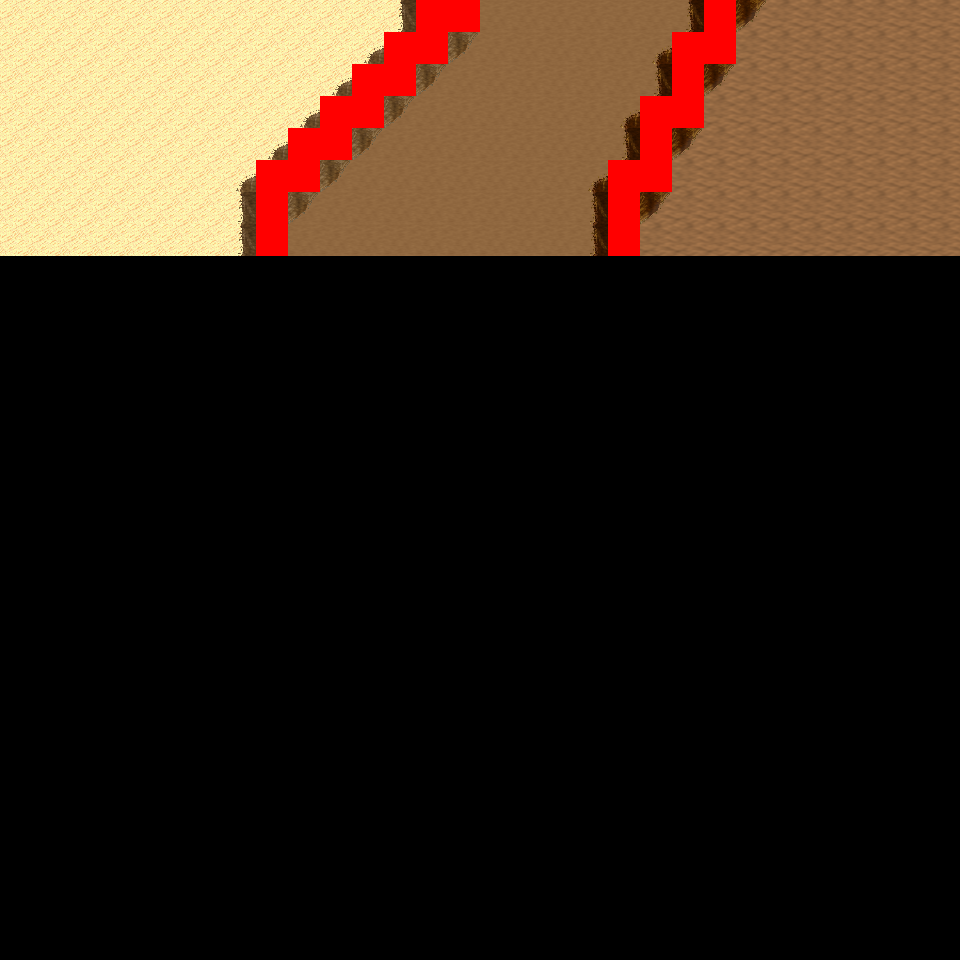

Rendered tile map (Tiled .tmx) drawn with the repository's tilesets; below, a short description and the map source with its tile grids summarised:
An orthogonal 30x30 tile map with 32x32 px tiles, 6 tile layers (Ground, Object, Object2, Above, ...), 12 tilesets and 5 objects (5x mapExit).

<map version="1.0" orientation="orthogonal" renderorder="right-down" width="30" height="30" tilewidth="32" tileheight="32" nextobjectid="6">
  <tileset firstgid="1" name="tileset_logic_collision" tilewidth="32" tileheight="32" tilecount="1" columns="1">
    <image source="../drawable/tileset_logic_collision.png" width="32" height="32" />
  </tileset>
  <tileset firstgid="2" name="tileset_ground_ground" tilewidth="32" tileheight="32" tilecount="33" columns="3">
    <image source="../drawable/tileset_ground_ground.png" width="96" height="352" />
  </tileset>
  <tileset firstgid="35" name="tileset_ground_ridge_earth_pale" tilewidth="32" tileheight="32" tilecount="96" columns="12">
    <image source="../drawable/tileset_ground_ridge_earth_pale.png" width="384" height="256" />
  </tileset>
  <tileset firstgid="131" name="tileset_ground_ridge_earth_dark" tilewidth="32" tileheight="32" tilecount="96" columns="12">
    <image source="../drawable/tileset_ground_ridge_earth_dark.png" width="384" height="256" />
  </tileset>
  <tileset firstgid="227" name="tileset_terrain_desert" tilewidth="32" tileheight="32" tilecount="88" columns="8">
    <image source="../drawable/tileset_terrain_desert.png" width="256" height="352" />
  </tileset>
  <tileset firstgid="315" name="tileset_ground_sand_2" tilewidth="32" tileheight="32" tilecount="15" columns="5">
    <image source="../drawable/tileset_ground_sand_2.png" width="160" height="96" />
  </tileset>
  <tileset firstgid="330" name="tileset_plant_tree_evergreen" tilewidth="32" tileheight="32" tilecount="36" columns="3">
    <image source="../drawable/tileset_plant_tree_evergreen.png" width="96" height="384" />
  </tileset>
  <tileset firstgid="366" name="tileset_plant_cactus_2" tilewidth="32" tileheight="32" tilecount="10" columns="5">
    <image source="../drawable/tileset_plant_cactus_2.png" width="160" height="64" />
  </tileset>
  <tileset firstgid="376" name="tileset_plant_cactus" tilewidth="32" tileheight="32" tilecount="2" columns="1">
    <image source="../drawable/tileset_plant_cactus.png" width="32" height="64" />
  </tileset>
  <tileset firstgid="378" name="tileset_plant_bush_various_small" tilewidth="32" tileheight="32" tilecount="9" columns="3">
    <image source="../drawable/tileset_plant_bush_various_small.png" width="96" height="96" />
  </tileset>
  <tileset firstgid="387" name="tileset_plant_tree_tree_green" tilewidth="32" tileheight="32" tilecount="80" columns="8">
    <image source="../drawable/tileset_plant_tree_tree_green.png" width="256" height="352" />
  </tileset>
  <tileset firstgid="467" name="tileset_building_fence_fence_chunky" tilewidth="32" tileheight="32" tilecount="21" columns="3">
    <image source="../drawable/tileset_building_fence_fence_chunky.png" width="96" height="224" />
  </tileset>
  <layer name="Ground" width="30" height="30">
    <data>[900 cells, 240 non-empty, 3 distinct tile ids]</data>
  </layer>
  <layer name="Object" width="30" height="30">
    <data>[900 cells, 51 non-empty, 13 distinct tile ids]</data>
  </layer>
  <layer name="Object2" width="30" height="30">
    <data>[900 cells, 0 non-empty, 0 distinct tile ids]</data>
  </layer>
  <layer name="Above" width="30" height="30">
    <data>[900 cells, 0 non-empty, 0 distinct tile ids]</data>
  </layer>
  <layer name="Above2" width="30" height="30">
    <data>[900 cells, 0 non-empty, 0 distinct tile ids]</data>
  </layer>
  <layer name="Walkable" width="30" height="30">
    <data>[900 cells, 25 non-empty, 1 distinct tile ids]</data>
  </layer>
  <objectgroup name="MapEvents">
    <object id="1" name="north" type="mapExit" x="0" y="0" width="416" height="32">
      <properties>
        <property name="map" value="level_0_x52_y113" />
        <property name="x" value="0" />
        <property name="y" value="28" />
      </properties>
    </object>
    <object id="2" name="north2" type="mapExit" x="480" y="0" width="224" height="32">
      <properties>
        <property name="map" value="level_0_x52_y113" />
        <property name="x" value="15" />
        <property name="y" value="28" />
      </properties>
    </object>
    <object id="3" name="north3" type="mapExit" x="736" y="0" width="224" height="32">
      <properties>
        <property name="map" value="level_0_x52_y113" />
        <property name="x" value="23" />
        <property name="y" value="28" />
      </properties>
    </object>
    <object id="4" name="west" type="mapExit" x="0" y="0" width="32" height="960">
      <properties>
        <property name="map" value="level_0_x51_y114" />
        <property name="x" value="28" />
        <property name="y" value="0" />
      </properties>
    </object>
    <object id="5" name="east" type="mapExit" x="928" y="0" width="32" height="960">
      <properties>
        <property name="map" value="level_0_x53_y114" />
        <property name="x" value="1" />
        <property name="y" value="0" />
      </properties>
    </object>
  </objectgroup>
</map>
